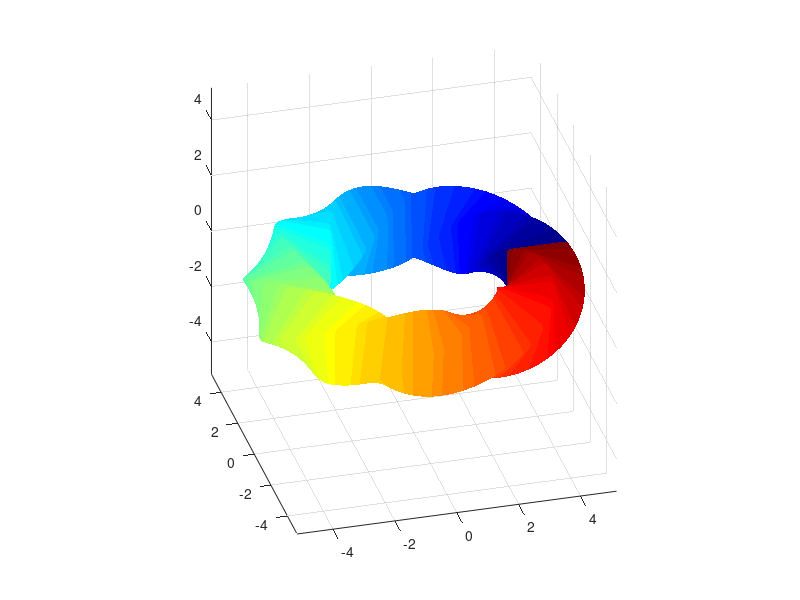

The MATLAB source for this figure:
u = linspace(0,2*pi,100);
v = linspace(0,2*pi,100);
[U,V] = meshgrid(u,v);
r = (cos(V).^20 + sin(V).^20).^(-1/20);
X = (4+r.*cos(V+2*U)).*cos(U);
Y = (4+r.*cos(V+2*U)).*sin(U);
Z = r.*sin(V+2*U);

figure;
surf(X,Y,Z,U,'EdgeColor','none');
colormap('jet');
axis equal;
view(-15,30);
